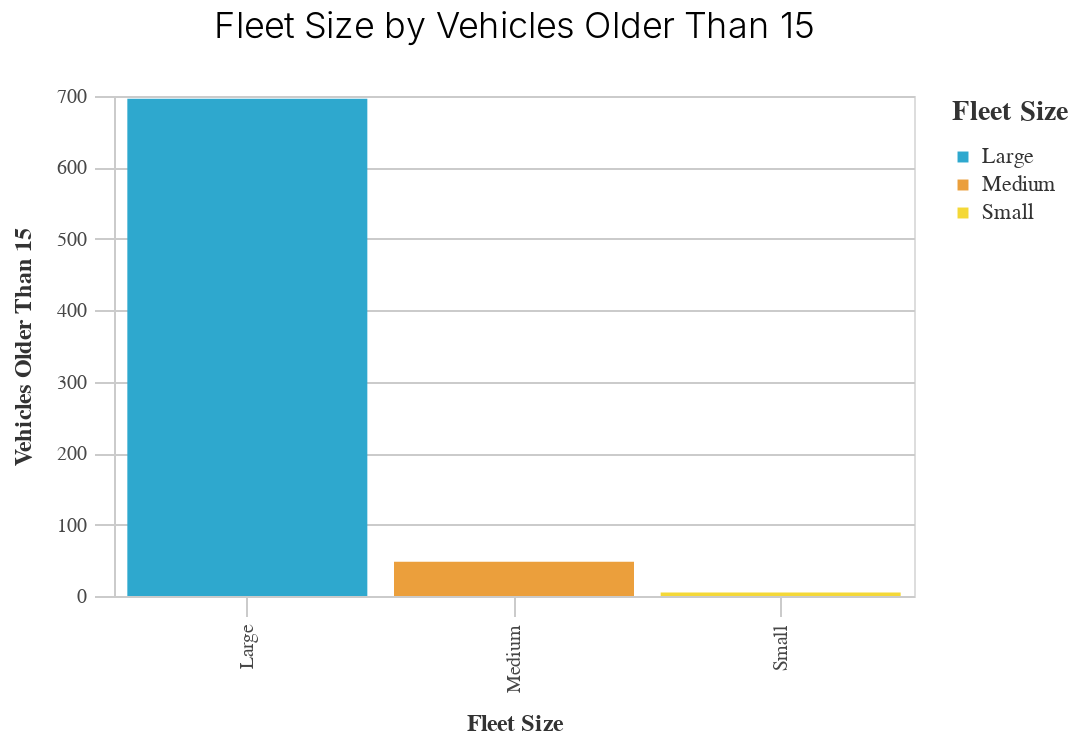

The notebook cell saved with this chart:
### Markdown cell above
### Vehicles older than 15
![pic](./chart_outputs/bar_fleet_size_by_vehicles_older_than_15.png)

### Code cell
_utils.basic_bar_chart(fleet,'fleet_size','vehicles_older_than_15', 'fleet_size')

### Figure 1 — Vega-Lite specification as saved in the notebook (floating-point values rounded to 4 significant figures)
{"config": {"view": {"continuousWidth": 400, "continuousHeight": 300}, "axis": {"domainColor": "#cbcbcb", "grid": true, "gridColor": "#cbcbcb", "gridWidth": 1, "labelColor": "#474747", "labelFont": "Nunito Sans", "labelFontSize": 10, "labelPadding": 4, "tickColor": "#cbcbcb", "tickSize": 10, "titleColor": "#333", "titleFont": "Raleway", "titleFontSize": 12, "titlePadding": 10}, "axisBand": {"grid": false}, "background": "white", "font": "Raleway", "header": {"labelFont": "Nunito Sans", "titleFont": "Raleway"}, "legend": {"labelColor": "#333", "labelFont": "Nunito Sans", "labelFontSize": 11, "labelLimit": 0, "padding": 1, "symbolSize": 30, "symbolType": "square", "titleColor": "#333", "titleFont": "Raleway", "titleFontSize": 14, "titlePadding": 10}, "title": {"anchor": "middle", "font": "Raleway", "fontSize": 18, "fontWeight": 300, "offset": 20}}, "data": {"name": "data-6c1632cd02e839028092f8837dfdca37"}, "mark": "bar", "encoding": {"color": {"field": "fleet_size", "legend": {"title": "Fleet Size"}, "scale": {"range": ["#2EA8CE", "#EB9F3C", "#F4D837", "#51BF9D", "#8CBCCB", "#9487C0"]}, "type": "nominal"}, "x": {"field": "fleet_size", "sort": "-y", "title": "Fleet Size", "type": "nominal"}, "y": {"field": "vehicles_older_than_15", "title": "Vehicles Older Than 15", "type": "quantitative"}}, "height": 250, "title": "Fleet Size by Vehicles Older Than 15", "width": 400, "$schema": "https://vega.github.io/schema/vega-lite/v4.17.0.json", "datasets": {"data-6c1632cd02e839028092f8837dfdca37": [{"fleet_size": "Large", "vehicles_older_than_9": 1757.0, "vehicles_older_than_15": 696.0, "vehicles_0_to_9": 3975.0, "vehicles_percent_older_than_9": 86.21, "vehicles_percent_older_than_15": 92.92, "vehicles_percent_0_to_9": 80.17}, {"fleet_size": "Medium", "vehicles_older_than_9": 255.0, "vehicles_older_than_15": 48.0, "vehicles_0_to_9": 903.0, "vehicles_percent_older_than_9": 12.51, "vehicles_percent_older_than_15": 6.409, "vehicles_percent_0_to_9": 18.21}, {"fleet_size": "Small", "vehicles_older_than_9": 20.0, "vehicles_older_than_15": 5.0, "vehicles_0_to_9": 68.0, "vehicles_percent_older_than_9": 0.9814, "vehicles_percent_older_than_15": 0.6676, "vehicles_percent_0_to_9": 1.372}]}}
